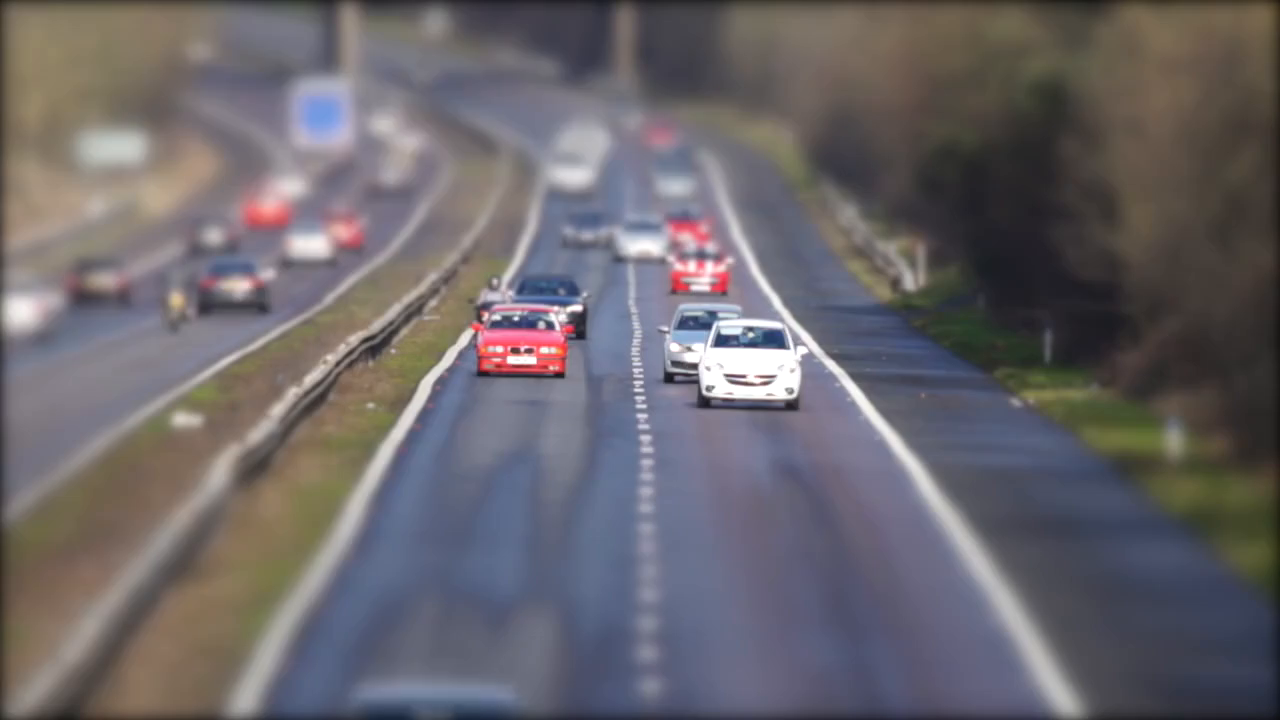
#> input picture examples/io/frames/0001.png, 1280 x 720 px; its folder holds 3 pictures in this run
$ python timewarp.py
#> lines starting #> are read from the running program, lines starting #| are printed output that depends on the picture; long printed decimals are rounded
#!/usr/bin/env python3
# -*- coding: utf-8 -*-

from __future__ import absolute_import
from __future__ import division
from __future__ import print_function
from __future__ import unicode_literals

import sys, os
import subprocess
import time
import cv2
import numpy as np

WIDTH = 0
HEIGHT = 0
shader = None

def getFrames(folder):
#> called with folder = 'frames'
    files = [] #list of image filenames
    dirFiles = os.listdir(folder) #list of directory files
    dirFiles.sort() #good initial sort but doesnt sort numerically very well
    sorted(dirFiles) #sort numerically in ascending order

    for filename in dirFiles: #filter out all non jpgs
        if '.png' in filename:
            files.append(filename)

    return files

def normalize( A, div=None ):
    if not div:
        div = max(np.min(A), np.max(A))
        print('Div', div)

    B = A / div
    B = B * 0.5
    B = B + 0.5
    return np.clip(B, 0.0, 1.0)

def opticalFlow( img1, img2, frame, flow=None, levels=5, iterations=5, winsize=11):
    flow = cv2.calcOpticalFlowFarneback(    img1, img2, flow=flow,
                                            pyr_scale=0.5, levels=levels, winsize=winsize,
                                            iterations=iterations,
                                            poly_n=5, poly_sigma=1.1, flags=0 )

    w,h = img1.shape[:2]
    rgb = np.zeros((w, h, 3))

    div_x = max(abs(np.min(flow[..., 0])), np.max(flow[..., 0]))
    div_y = max(abs(np.min(flow[..., 1])), np.max(flow[..., 1]))
    div = max(div_x, div_y)

    print("Norm divider: ", div)
    frame['div'] = div

    rgb[:,:,0] = normalize(flow[..., 0], div)
    rgb[:,:,1] = normalize(flow[..., 1], div)
    rgb[:,:,2] = img1[:,:]/255.0

    return rgb

def saveImage(data, fn, scale=1.0, cmap='Greys'):
    import matplotlib
    matplotlib.use('Agg')
    import matplotlib.pyplot as plt

    sizes = np.shape(data)
    height = float(sizes[0])
    width = float(sizes[1])

    fig = plt.figure()
    fig.set_size_inches(width/height, 1, forward=False)

    ax = plt.Axes(fig, [0., 0., 1., 1.])
    ax.set_axis_off()
    fig.add_axes(ax)

    if len(list(data.shape)) > 2:
        ax.imshow(data)
    else:
        ax.imshow(data, cmap=cmap)
    plt.savefig(fn, dpi=height*scale)
    plt.close()

def interpolate(A_flow, A_div, A,
                B_flow, B_div, B,
                sec, target_folder, start_index, width, height):

    cmd = f"glslViewer timewarp.frag --headless {A_flow} {A} {B_flow} {B} -w {width} -h {height} -e u_A,{A_div} -e u_B,{B_div} -E sequence,0,{sec}"
    print(cmd)
    subprocess.call(cmd, shell=True)

    images = getFrames('./')
    for image in images:
        cmd = "mv " + image + " " + target_folder + '/{0:05d}'.format(start_index) + '.png'
        subprocess.call(cmd, shell=True)
        start_index += 1

    return start_index

if __name__ == '__main__':
    FOLDER_FRAMES = "frames"

    if len(sys.argv) > 1:
        if sys.argv[1]:
            FOLDER_FRAMES = sys.argv[1]

    FOLDER_FLOW_FRAMES = FOLDER_FRAMES + "_flow"
    FOLDER_SUB_FRAMES = FOLDER_FRAMES + "_final"

    if not os.path.exists(FOLDER_FLOW_FRAMES):
        os.mkdir(FOLDER_FLOW_FRAMES)

    if not os.path.exists(FOLDER_SUB_FRAMES):
        os.mkdir(FOLDER_SUB_FRAMES)

    # GET FRAMES, filter out link files
    images = getFrames(FOLDER_FRAMES)
    frames = []
    for filename in images:
        if filename == 'current.png' or filename == 'prev.png':
            continue

        frames.append( {
                            'id': os.path.splitext(filename)[0],
                            'rgb': FOLDER_FRAMES+'/'+filename,
                            'flow': FOLDER_FLOW_FRAMES+'/'+filename,
                            'div': 1.0
                        } )

    test = cv2.imread(frames[0]['rgb'], 0)
#> test: shape (720, 1280); min 15, max 255, mean 104.2
    WIDTH = test.shape[1]
#> WIDTH = 1280
    HEIGHT = test.shape[0]
#> HEIGHT = 720
    print(WIDTH, HEIGHT)
#| 1280 720

    # Make optical flow images
    for index in range(len(frames)-1):
        A = cv2.imread(frames[index]['rgb'])
#> A is the input picture: shape (720, 1280, 3); mean B, G, R 106.8, 102.1, 106.3
        B = cv2.imread(frames[index+1]['rgb'])
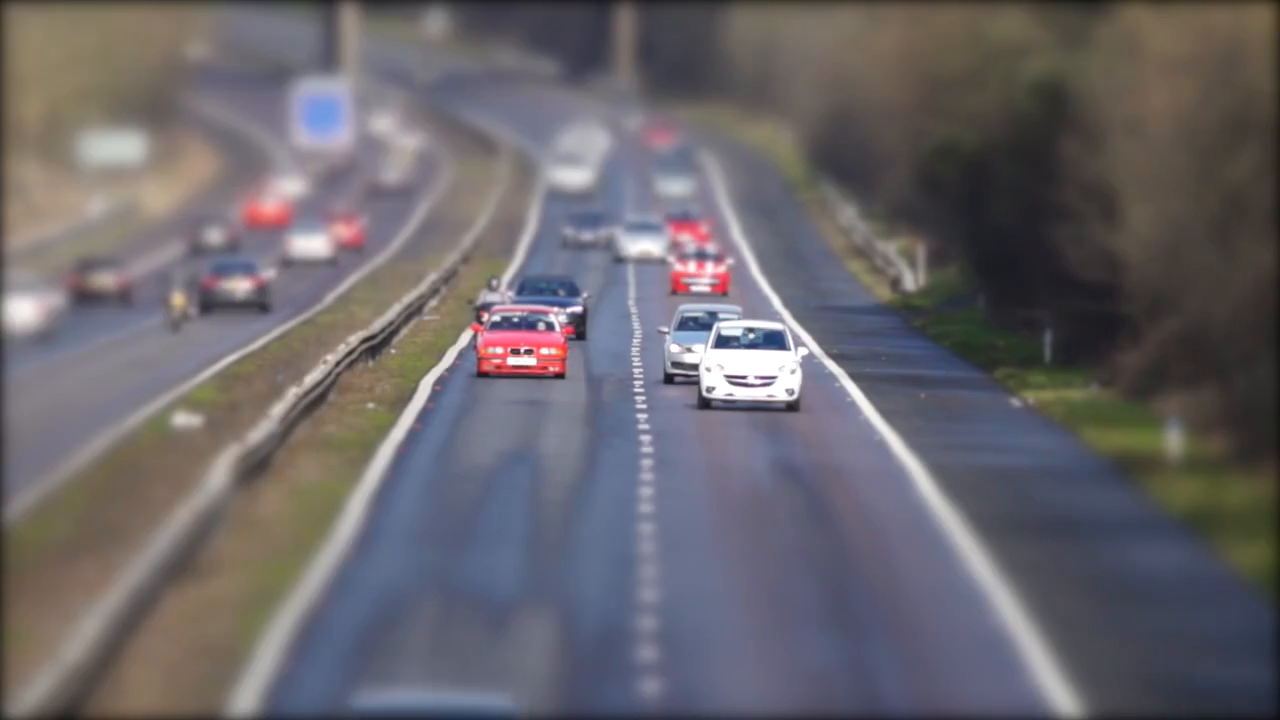
#> input picture examples/io/frames/0002.png, 1280 x 720 px
#> B is the input picture: shape (720, 1280, 3); mean B, G, R 107, 101.9, 105.7

        A = cv2.cvtColor(A, cv2.COLOR_BGR2GRAY)
#> A: shape (720, 1280)
        B = cv2.cvtColor(B, cv2.COLOR_BGR2GRAY)
#> B: shape (720, 1280)

        # A = cv2.pyrDown(A)
        # B = cv2.pyrDown(B)

        O = opticalFlow(A, B, frames[index])
#> in opticalFlow, `div_x = max(abs(np.min(flow[..., 0])), np.max(flow[..., 0]))`: div_x = 4.13
#> in opticalFlow, `div_y = max(abs(np.min(flow[..., 1])), np.max(flow[..., 1]))`: div_y = 2.04
#> in opticalFlow, `div = max(div_x, div_y)`: div = 4.13
#| Norm divider:  4.1296
#> call 2 of normalize, with div = 4.13
#> in normalize (call 2), `B = B + 0.5`:
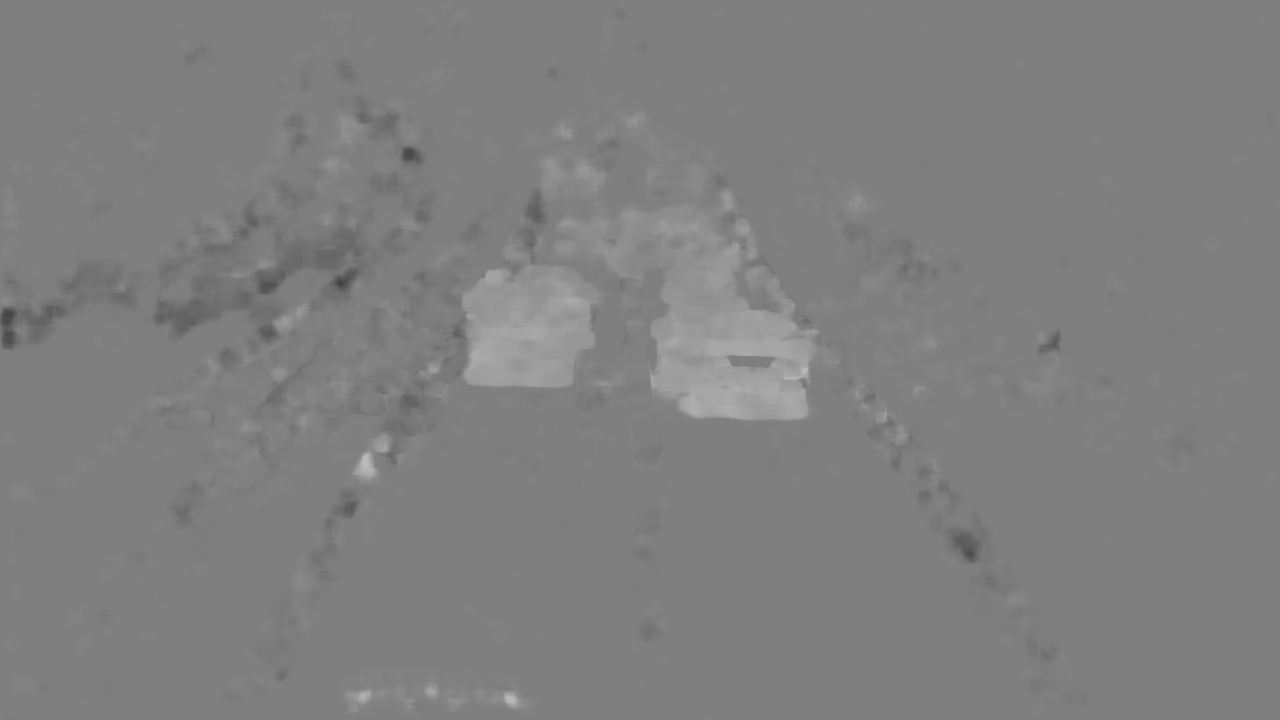
#> B: shape (720, 1280) float32; min 0.253, max 0.747, mean 0.503
#> in opticalFlow, `rgb[:,:,1] = normalize(flow[..., 1], div)`:
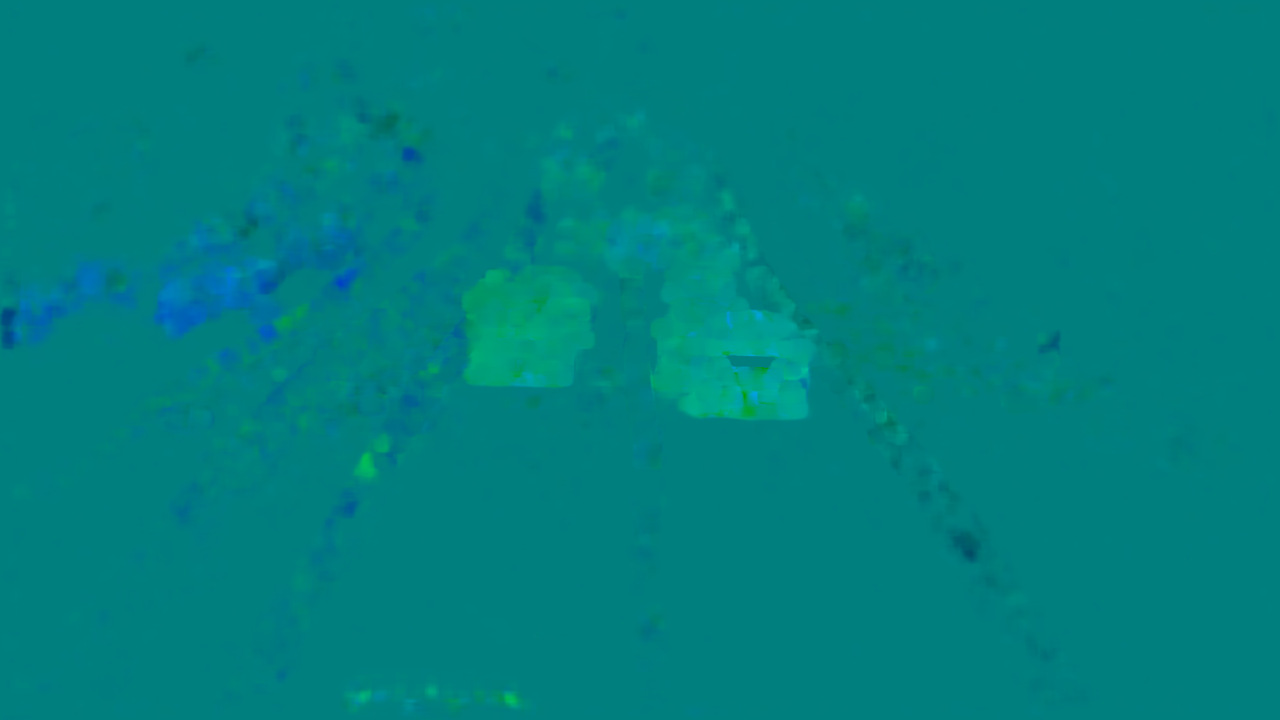
#> rgb: shape (720, 1280, 3) float64; mean of channels 0, 1, 2 0.502, 0.503, 0; drawn as B, G, R
#> in opticalFlow, `rgb[:,:,2] = img1[:,:]/255.0`:
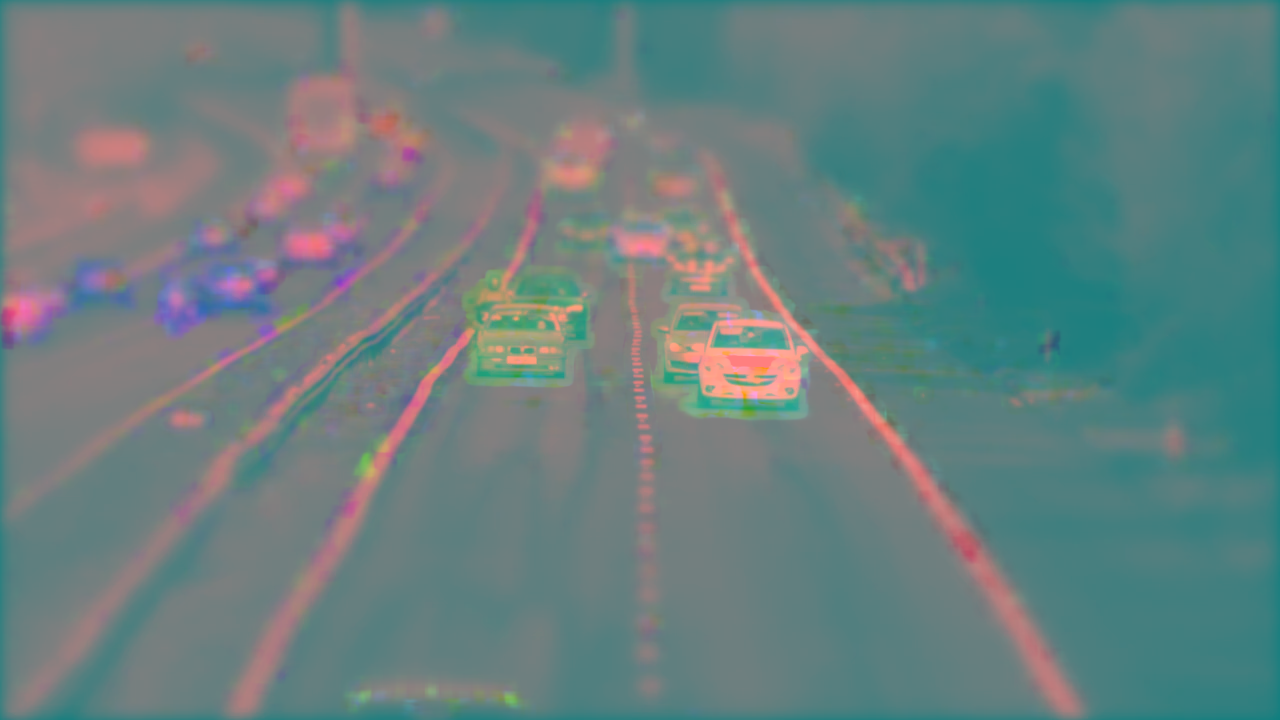
#> rgb: shape (720, 1280, 3) float64; mean of channels 0, 1, 2 0.502, 0.503, 0.407; drawn as B, G, R
        saveImage(O, frames[index]['flow'])
#> pass 2 of the loop `for index in range(len(frames)-1):`:
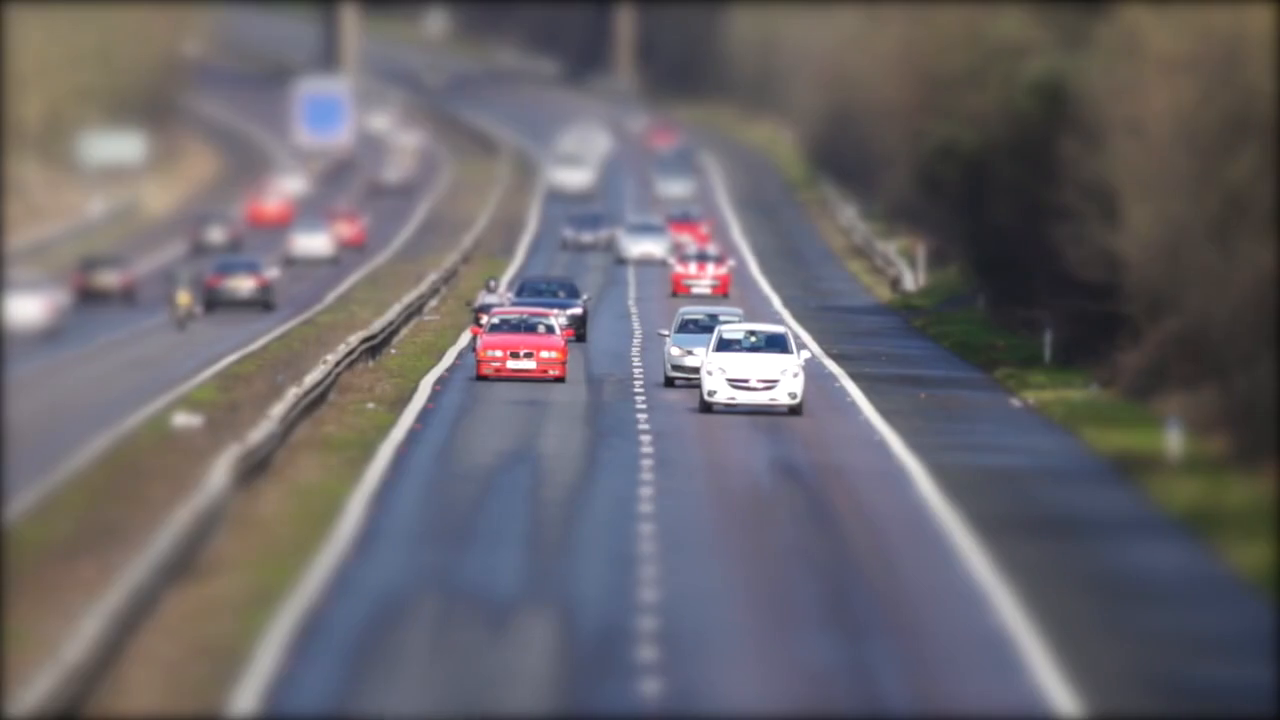
#> input picture examples/io/frames/0003.png, 1280 x 720 px
#> B is the input picture: shape (720, 1280, 3); mean B, G, R 106.8, 101.8, 105.3
#> `B = cv2.cvtColor(B, cv2.COLOR_BGR2GRAY)`:
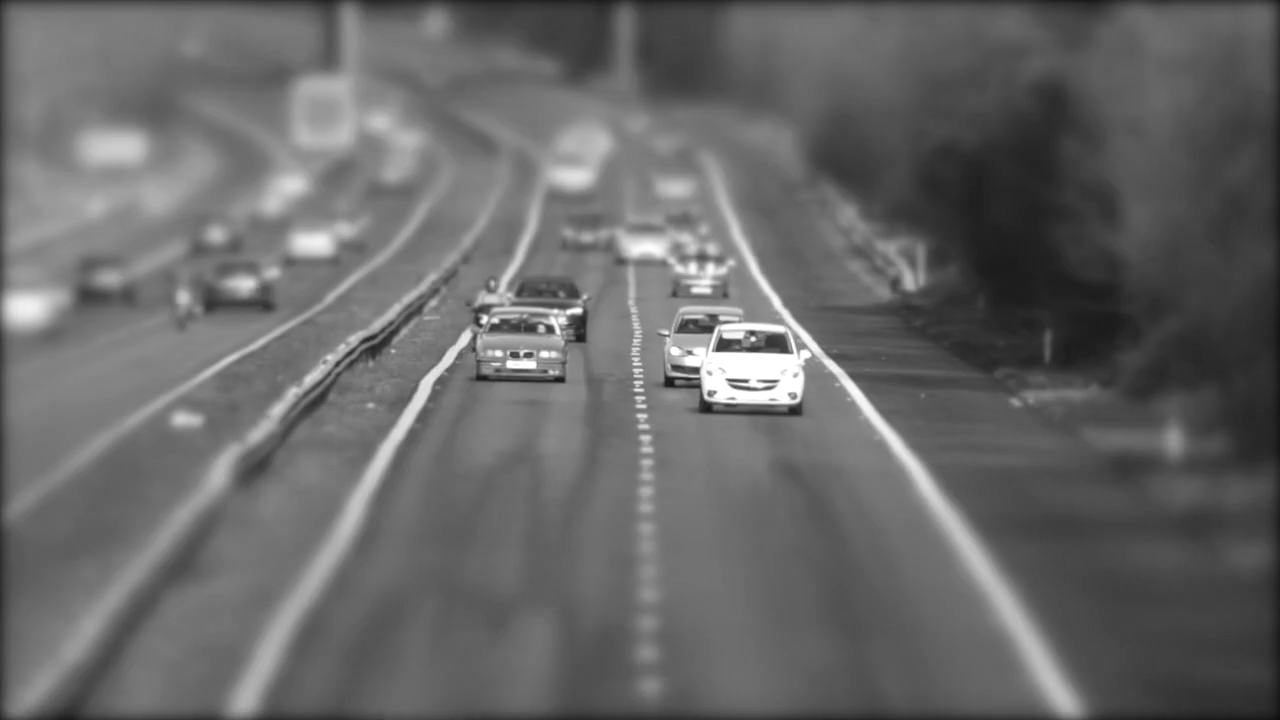
#> B: shape (720, 1280); min 14, max 255, mean 103.4
#> div_x = 10.21
#> div_y = 5.03
#> div = 10.21
#| Norm divider:  10.205
#> in opticalFlow (call 2), `rgb[:,:,2] = img1[:,:]/255.0`:
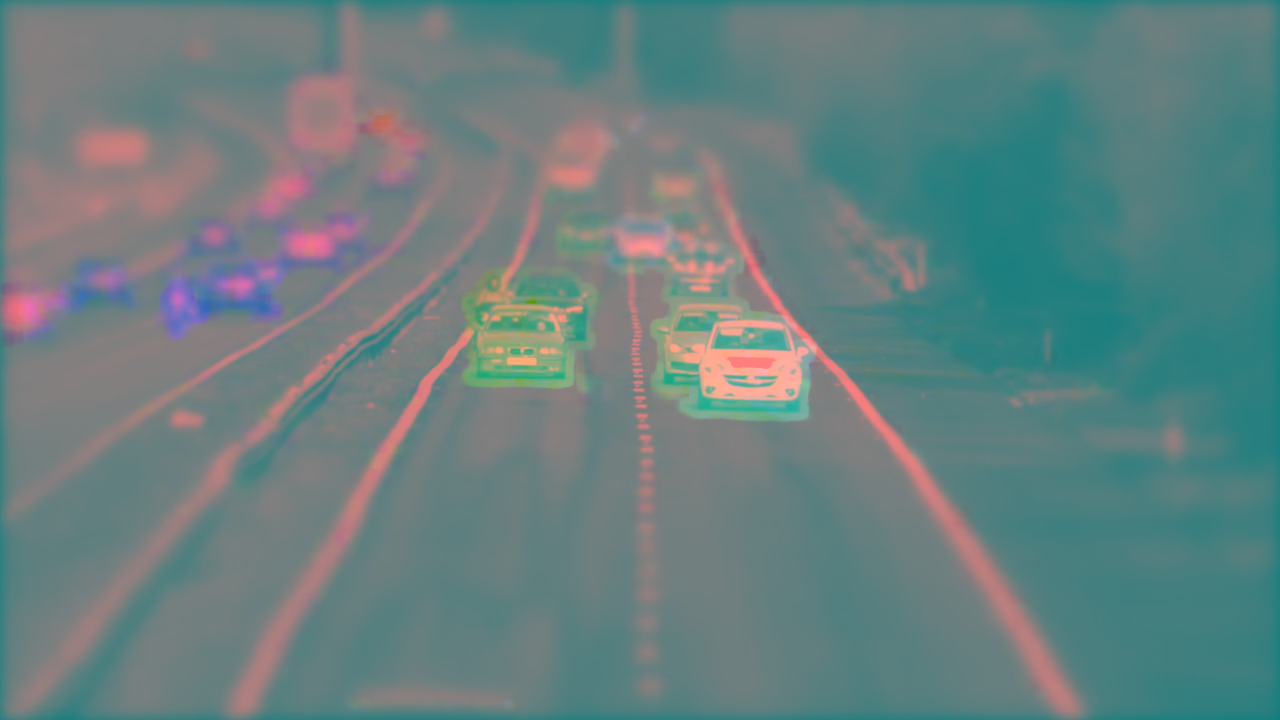
#> rgb: shape (720, 1280, 3) float64; mean of channels 0, 1, 2 0.504, 0.504, 0.406; drawn as B, G, R

    # Interpolate pairs of frames using velocities from optical flow
    frame = 0
    index = 0
    shader = None
    for A, B in zip(frames[:-1], frames[1:]):
        if frame == len(frames)-2:
            break
        print('Frame:', str(frame) + '/' + str(len(frames)))
        index = interpolate(A['flow'], A['div'], A['rgb'],
                            B['flow'], B['div'], B['rgb'],
                            1, FOLDER_SUB_FRAMES, index, WIDTH, HEIGHT)
#| glslViewer timewarp.frag --headless frames_flow/0001.png frames/0001.png frames_flow/0002.png frames/0002.png -w 1280 -h 720 -e u_A,4.130 -e u_B,10.205 -E sequence,0,1
#> index = 0
        frame += 1
#> pass 2 of the loop `for A, B in zip(frames[:-1], frames[1:]):`:
